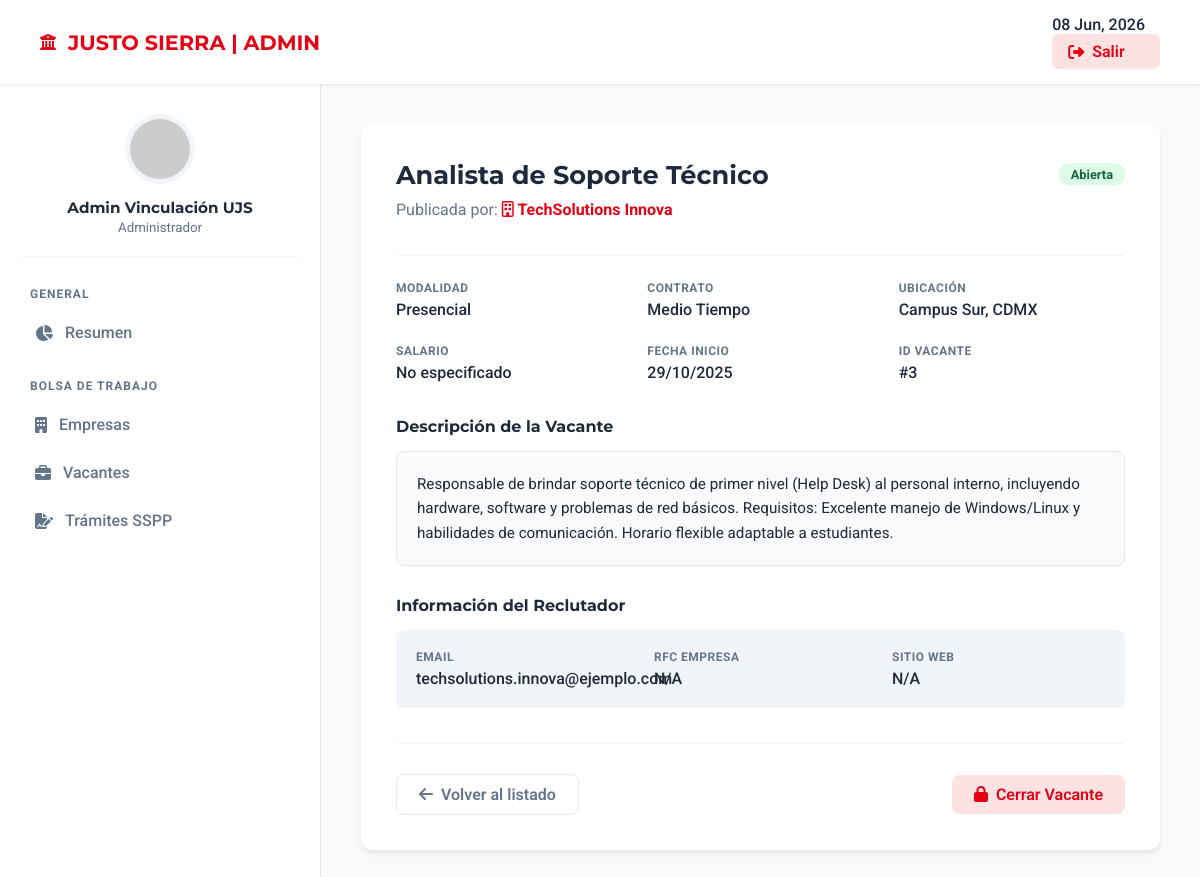
The app's page /Justo-Sierra/admin/detalle_vacante_admin.php?id=3 (signed in) with its own data.
### tables this page shows
CREATE TABLE `vacantes` (
  `id_vacante` int(11) NOT NULL,
  `id_empresa` int(11) NOT NULL,
  `titulo` varchar(255) NOT NULL,
  `descripcion` text NOT NULL,
  `tipo_contrato` enum('tiempo_completo','medio_tiempo','practicas','temporal','proyecto') NOT NULL,
  `modalidad` enum('presencial','remoto','hibrido') NOT NULL,
  `salario_ofrecido` decimal(10,2) DEFAULT NULL,
  `carrera_afin` varchar(100) DEFAULT NULL,
  `ubicacion` varchar(255) DEFAULT NULL,
  `estado` enum('abierta','cerrada') DEFAULT 'abierta',
  `fecha_publicacion` timestamp NOT NULL DEFAULT current_timestamp()
);

CREATE TABLE `empresas` (
  `id_empresa` int(11) NOT NULL,
  `nombre_empresa` varchar(255) NOT NULL,
  `email_contacto` varchar(255) NOT NULL,
  `password` varchar(255) NOT NULL,
  `rfc` varchar(13) DEFAULT NULL,
  `descripcion` text DEFAULT NULL,
  `sitio_web` varchar(255) DEFAULT NULL,
  `logo_url` varchar(255) DEFAULT NULL,
  `estado_validacion` enum('pendiente','aprobada','rechazada') DEFAULT 'pendiente',
  `fecha_registro` timestamp NOT NULL DEFAULT current_timestamp(),
  `es_catalogo_sspp` tinyint(1) DEFAULT 0,
  `vigencia_sspp` date DEFAULT NULL
);

### Justo-Sierra/admin/detalle_vacante_admin.php (the view, shortened to what this page needs)
<?php
$id_vacante = $_GET['id'] ?? null;
include '../config/conexion.php';
$nombre_admin = $_SESSION['nombre_admin'] ?? 'Vinculación';
$vacante = null;
$error_db = null;
try {
    $sql = "SELECT
                v.id_vacante, v.titulo, v.descripcion, v.ubicacion, v.modalidad, v.tipo_contrato, v.salario_ofrecido, v.fecha_publicacion, v.estado AS estado_vacante,
                e.id_empresa, e.nombre_empresa, e.email_contacto, e.rfc, e.descripcion AS descripcion_empresa, e.sitio_web, e.estado_validacion AS estado_empresa
            FROM
                vacantes v
            JOIN
                empresas e ON v.id_empresa = e.id_empresa
            WHERE
                v.id_vacante = :id_vacante";
    $stmt = $conexion->prepare($sql);
    $stmt->execute([':id_vacante' => $id_vacante]);
    $vacante = $stmt->fetch(PDO::FETCH_ASSOC);
} catch (PDOException $e) {
    $error_db = "Error al cargar los detalles: " . $e->getMessage();
}
if (!function_exists('formatear_tag')) {
    function formatear_tag($texto) {
        return ucwords(str_replace('_', ' ', $texto));
    }
}
?>
<!DOCTYPE html>
<html lang="es">
<head>
    <link rel="stylesheet" href="https://cdnjs.cloudflare.com/ajax/libs/font-awesome/6.4.0/css/all.min.css">
</head>
<body>
    <header class="top-header">
        <div class="brand-box"><i class="fas fa-university"></i><h1>JUSTO SIERRA | ADMIN</h1></div>
        <div class="user-nav">
            <span style="font-weight: 500; margin-right: 15px;"><?php echo date('d M, Y'); ?></span>
            <a href="../logout.php" class="btn-exit"><i class="fas fa-sign-out-alt"></i> Salir</a>
        </div>
    </header>
    <div class="admin-wrapper">
        <aside class="sidebar">
            <div class="sidebar-profile">
                <img src="https://ui-avatars.com/api/?name=<?php echo urlencode($nombre_admin); ?>&background=E60013&color=fff" alt="Perfil">
                <h3><?php echo htmlspecialchars($nombre_admin); ?></h3>
                <small style="color: var(--text-muted);">Administrador</small>
            </div>
            <nav>
                <div class="menu-group">
                    <p class="menu-title">General</p>
                    <a href="dashboard_admin.php" class="nav-link"><i class="fas fa-chart-pie"></i> Resumen</a>
                </div>
                <div class="menu-group">
                    <p class="menu-title">Bolsa de Trabajo</p>
                    <a href="gestionar_empresas_admin.php" class="nav-link"><i class="fas fa-building"></i> Empresas</a>
                    <a href="gestionar_vacantes_admin.php" class="nav-link"><i class="fas fa-briefcase"></i> Vacantes</a>
                    <a href="gestionar_tramites_sspp.php" class="nav-link"><i class="fas fa-file-signature"></i> Trámites SSPP</a>
                </div>
            </nav>
        </aside>
        <main class="main-container">
            <?php if ($error_db): ?>
                <div style="background: #FEE2E2; color: #991B1B; padding: 20px; border-radius: 12px; font-weight: 500;">
                    <i class="fas fa-exclamation-circle"></i> <?php echo htmlspecialchars($error_db); ?>
                </div>
            <?php elseif ($vacante): ?>
                <div class="detail-card">
                    <div class="section-header">
                        <div style="display:flex; justify-content:space-between; align-items:center;">
                            <h2><?php echo htmlspecialchars($vacante['titulo']); ?></h2>
                            <span class="status-pill status-<?php echo strtolower($vacante['estado_vacante']); ?>">
                                <?php echo $vacante['estado_vacante']; ?>
                            </span>
                        </div>
                        <p style="color:var(--text-muted); margin-top:10px;">
                            Publicada por: <strong style="color:var(--js-red);"><i class="far fa-building"></i> <?php echo htmlspecialchars($vacante['nombre_empresa']); ?></strong>
                        </p>
                    </div>
                    <div class="info-grid">
                        <div class="info-item"><label>Modalidad</label><span><?php echo formatear_tag($vacante['modalidad']); ?></span></div>
                        <div class="info-item"><label>Contrato</label><span><?php echo formatear_tag($vacante['tipo_contrato']); ?></span></div>
                        <div class="info-item"><label>Ubicación</label><span><?php echo htmlspecialchars($vacante['ubicacion']); ?></span></div>
                        <div class="info-item"><label>Salario</label><span><?php echo $vacante['salario_ofrecido'] ? '$' . number_format($vacante['salario_ofrecido'], 2) : 'No especificado'; ?></span></div>
                        <div class="info-item"><label>Fecha Inicio</label><span><?php echo date('d/m/Y', strtotime($vacante['fecha_publicacion'])); ?></span></div>
                        <div class="info-item"><label>ID Vacante</label><span>#<?php echo $vacante['id_vacante']; ?></span></div>
                    </div>
                    <h4 style="font-family:'Montserrat'; font-size:1rem; margin-bottom:15px; color: var(--text-main);">Descripción de la Vacante</h4>
                    <div class="description-box"><?php echo nl2br(htmlspecialchars($vacante['descripcion'])); ?></div>
                    <h4 style="font-family:'Montserrat'; font-size:1rem; margin-bottom:15px; color: var(--text-main);">Información del Reclutador</h4>
                    <div class="info-grid" style="background:#F1F5F9; padding:20px; border-radius:8px;">
                        <div class="info-item"><label>Email</label><span><?php echo htmlspecialchars($vacante['email_contacto']); ?></span></div>
                        <div class="info-item"><label>RFC Empresa</label><span><?php echo htmlspecialchars($vacante['rfc'] ?? 'N/A'); ?></span></div>
                        <div class="info-item"><label>Sitio Web</label>
                            <span>
                                <?php if($vacante['sitio_web']): ?>
                                    <a href="<?php echo htmlspecialchars($vacante['sitio_web']); ?>" target="_blank" style="color:var(--js-red); font-weight:600; text-decoration:none;">
                                        Ver sitio <i class="fas fa-external-link-alt" style="font-size:0.8rem; margin-left:3px;"></i>
                                    </a>
                                <?php else: ?>
                                    N/A
                                <?php endif; ?>
                            </span>
                        </div>
                    </div>
                    <div class="actions-bar">
                        <a href="gestionar_vacantes_admin.php" class="btn-saas btn-outline">
                            <i class="fas fa-arrow-left"></i> Volver al listado
                        </a>
                        <?php if ($vacante['estado_vacante'] === 'abierta'): ?>
                            <a href="procesar_admin.php?action=cerrar_vacante&id=<?php echo $vacante['id_vacante']; ?>"
                               class="btn-saas btn-danger" onclick="return confirm('¿Seguro que deseas cerrar esta vacante de forma administrativa?');">
                                <i class="fas fa-lock"></i> Cerrar Vacante
                            </a>
                        <?php endif; ?>
                    </div>
                </div>
            <?php endif; ?>
        </main>
    </div>
</body>
</html>

### Justo-Sierra/admin/detalle_vacante_admin.php (style rules this page uses)
:root { --js-red: #E60013; --js-red-dark: #C40010; --bg-light: #F8FAFC; --text-main: #1E293B; --text-muted: #64748B; --shadow: 0 4px 6px -1px rgb(0 0 0 / 0.1); }
body { background-color: var(--bg-light); font-family: 'Roboto', sans-serif; margin: 0; color: var(--text-main); }
.top-header { background: white; padding: 15px 40px; display: flex; justify-content: space-between; align-items: center; box-shadow: 0 1px 3px 0 rgb(0 0 0 / 0.1); position: sticky; top: 0; z-index: 100; }
.brand-box { display: flex; align-items: center; gap: 12px; color: var(--js-red); }
.brand-box h1 { margin: 0; font-family: 'Montserrat', sans-serif; font-size: 1.3rem; }
.btn-exit { background: #FEE2E2; color: var(--js-red); padding: 8px 16px; border-radius: 6px; font-weight: 600; text-decoration: none; transition: 0.3s; display: flex; align-items: center; gap: 8px; }
.admin-wrapper { display: flex; min-height: calc(100vh - 70px); }
.sidebar { width: 280px; background: white; padding: 30px 20px; border-right: 1px solid #E2E8F0; }
.sidebar-profile { text-align: center; margin-bottom: 30px; padding-bottom: 20px; border-bottom: 1px solid #F1F5F9; }
.sidebar-profile img { width: 60px; height: 60px; border-radius: 50%; background: #F1F5F9; padding: 5px; margin-bottom: 10px; }
.sidebar-profile h3 { margin: 0; font-size: 0.95rem; font-family: 'Montserrat'; }
.menu-group { margin-bottom: 25px; }
.menu-title { font-size: 0.75rem; color: var(--text-muted); font-weight: 700; text-transform: uppercase; letter-spacing: 1px; margin-bottom: 10px; padding-left: 10px; }
.nav-link { display: flex; align-items: center; gap: 12px; padding: 12px 15px; text-decoration: none; color: var(--text-muted); border-radius: 8px; font-weight: 500; transition: 0.2s; margin-bottom: 5px; }
.main-container { flex: 1; padding: 40px; max-width: 1000px; margin: 0 auto; }
.detail-card { background: white; border-radius: 12px; padding: 35px; box-shadow: var(--shadow); }
.section-header { border-bottom: 1px solid #F1F5F9; padding-bottom: 20px; margin-bottom: 25px; }
.section-header h2 { font-family: 'Montserrat'; margin: 0; color: var(--text-main); font-size: 1.6rem; }
.info-grid { display: grid; grid-template-columns: repeat(auto-fit, minmax(200px, 1fr)); gap: 25px; margin-bottom: 35px; }
.info-item label { display: block; font-size: 0.75rem; font-weight: 700; color: var(--text-muted); text-transform: uppercase; letter-spacing: 0.5px; margin-bottom: 5px; }
.info-item span { font-size: 1rem; font-weight: 500; color: var(--text-main); }
.status-pill { padding: 4px 12px; border-radius: 20px; font-size: 0.8rem; font-weight: 700; text-transform: capitalize; }
.status-abierta { background: #DCFCE7; color: #166534; }
.description-box { background: #F8FAFC; padding: 20px; border-radius: 8px; border: 1px solid #E2E8F0; line-height: 1.6; margin-bottom: 30px; font-size: 0.95rem; }
.actions-bar { display: flex; justify-content: space-between; align-items: center; padding-top: 30px; border-top: 1px solid #F1F5F9; }
.btn-saas { padding: 10px 22px; border-radius: 8px; font-weight: 600; text-decoration: none; display: inline-flex; align-items: center; gap: 8px; transition: 0.2s; border: none; cursor: pointer; }
.btn-outline { background: white; border: 1px solid #E2E8F0; color: var(--text-muted); }
.btn-danger { background: #FEE2E2; color: var(--js-red); }

### records on screen
vacantes: titulo "Analista de Soporte Técnico", estado "Abierta", id_empresa.nombre_empresa "TechSolutions Innova", modalidad "Presencial", tipo_contrato "Medio Tiempo", ubicacion "Campus Sur, CDMX", fecha_publicacion "29/10/2025", id_vacante "3", descripcion "Responsable de brindar soporte técnico de primer nivel (Help Desk) al personal interno, incluyendo hardware, software y problemas de red básicos. Requisitos: Excelente manejo de Windows/Linux y habilidades de comunicación. Horario flexible adaptable a estudiantes.", id_empresa.email_contacto "techsolutions.innova@ejemplo.com", id_empresa.rfc "N/A"

### other values on screen
$nombre_admin "Admin Vinculación UJS"
